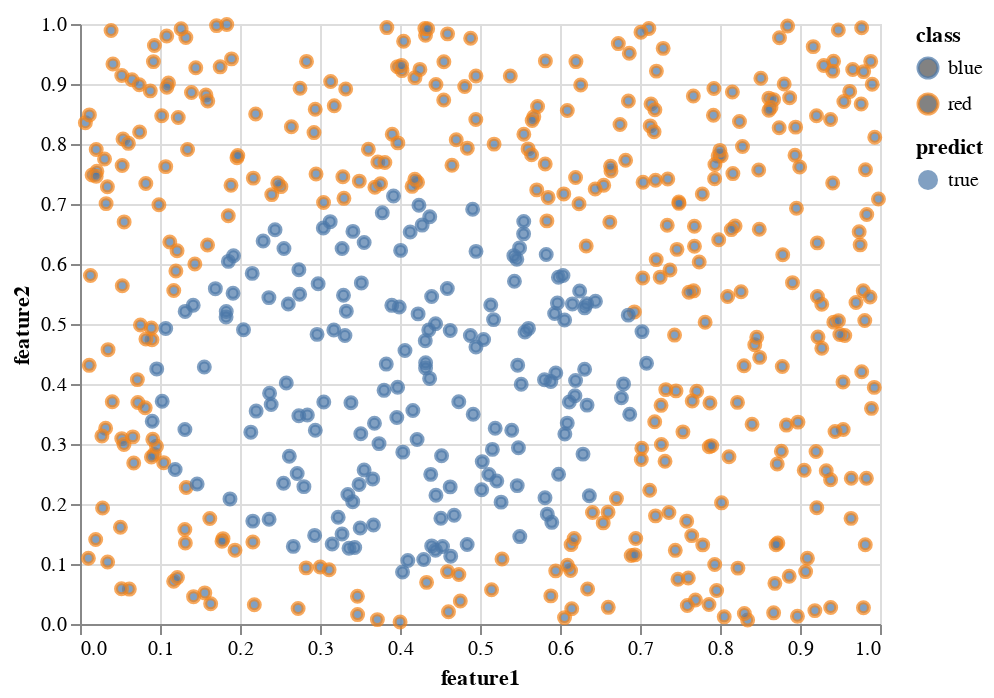

Notebook code for this chart:
### Markdown cell above
We can view how the model determines the separation of the data.

### Code cell
chart = (alt.Chart(df)
    .mark_point()
    .encode(
        x="feature1",
        y="feature2",
        color="class",
        fill="predict",
    ))
chart

### Figure 1 — Vega-Lite specification as saved in the notebook (floating-point values rounded to 4 significant figures; data arrays with more than 128 entries replaced by an {"elided": "..."} marker saying what was removed)
{"config": {"view": {"continuousWidth": 400, "continuousHeight": 300}}, "data": {"name": "data-58ff922e45d48458b07a6843654e07f4"}, "mark": "point", "encoding": {"color": {"type": "nominal", "field": "class"}, "fill": {"type": "nominal", "field": "predict"}, "x": {"type": "quantitative", "field": "feature1"}, "y": {"type": "quantitative", "field": "feature2"}}, "$schema": "https://vega.github.io/schema/vega-lite/v4.8.1.json", "datasets": {"data-58ff922e45d48458b07a6843654e07f4": {"elided": "550 records"}}}
